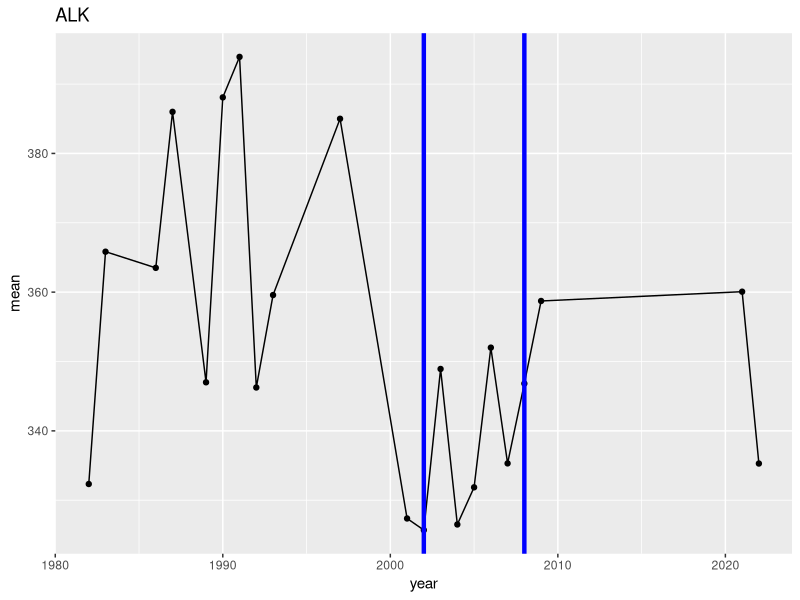
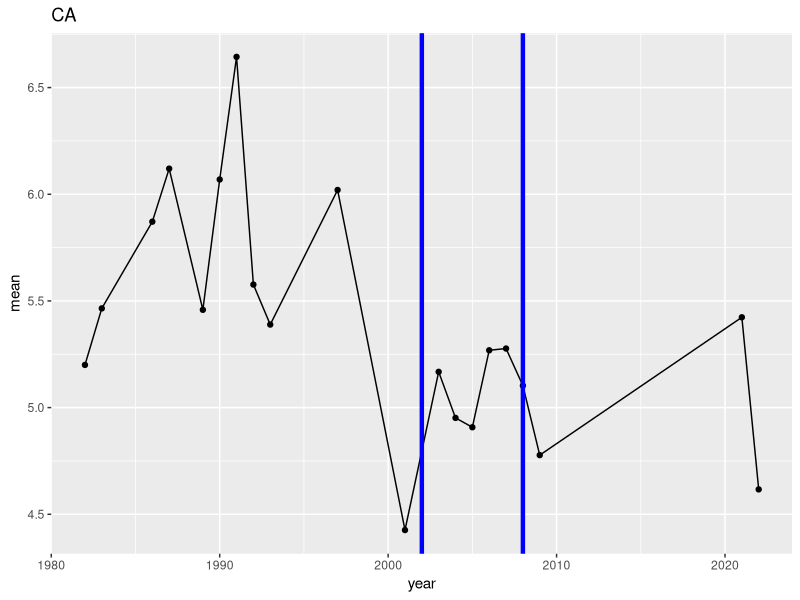
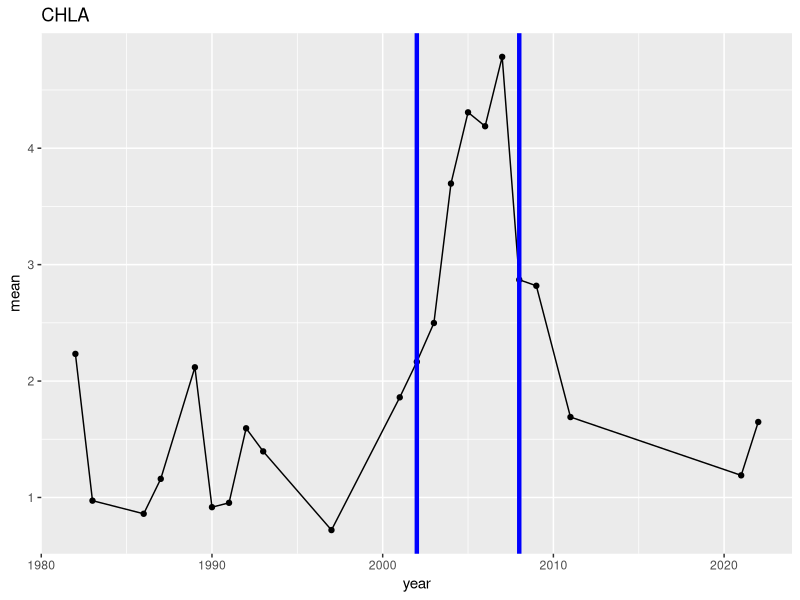
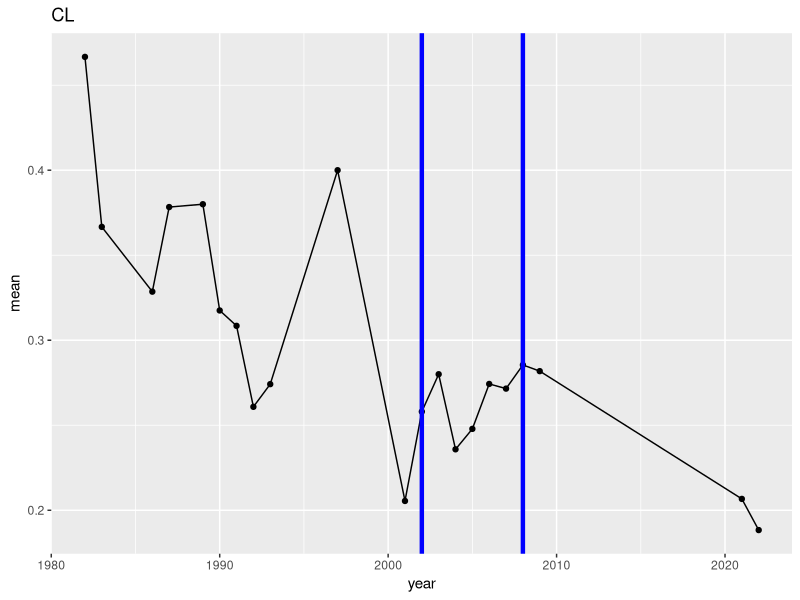
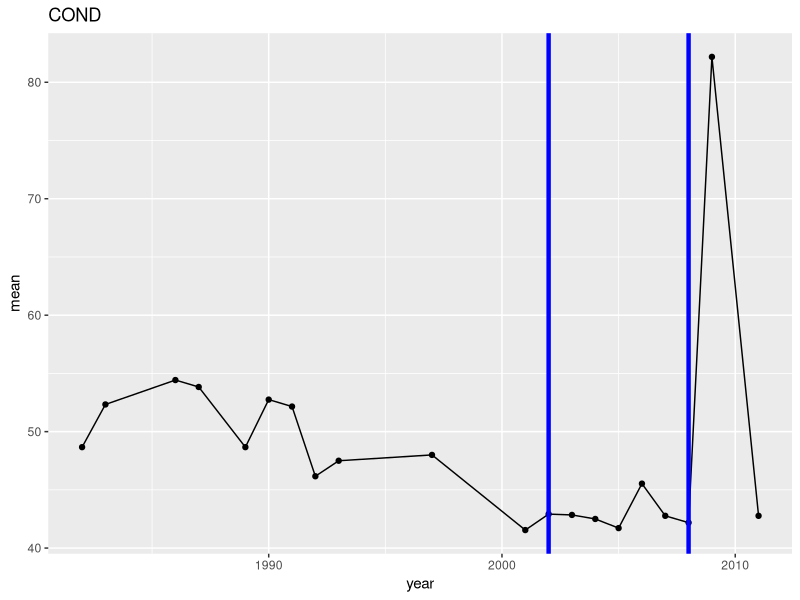
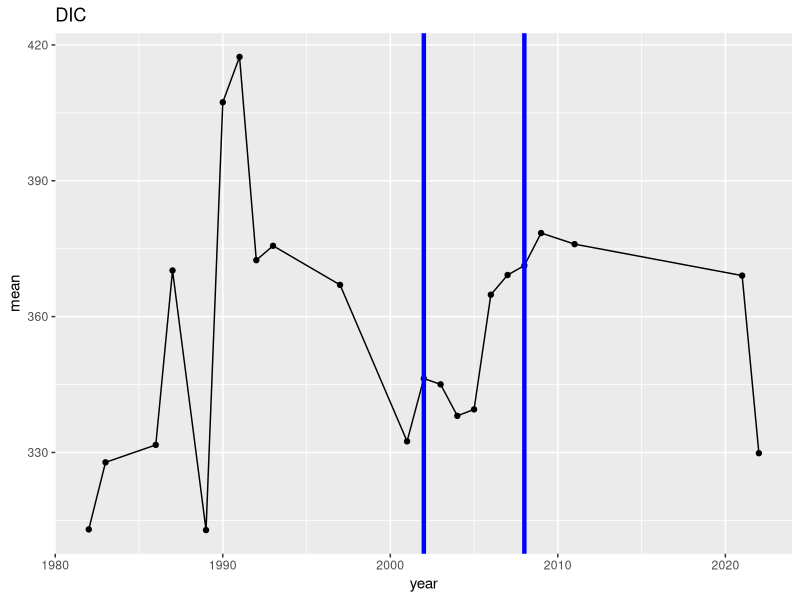
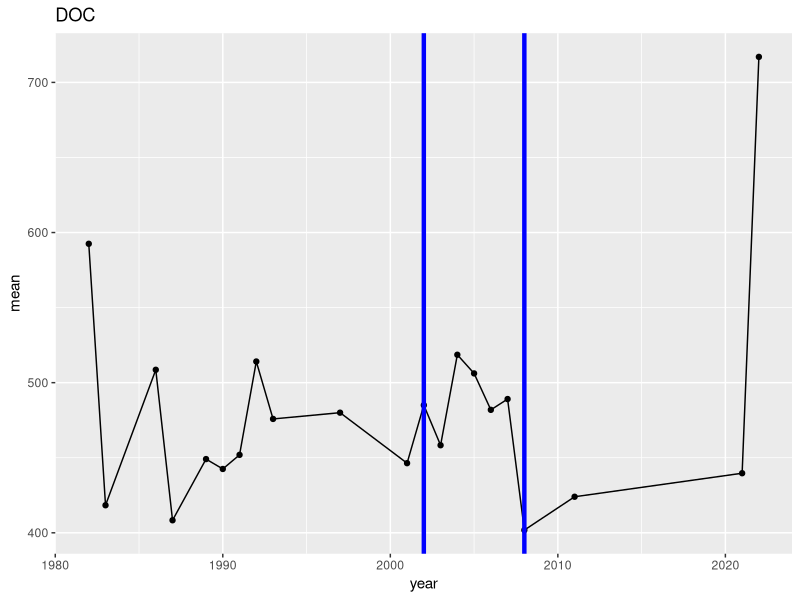
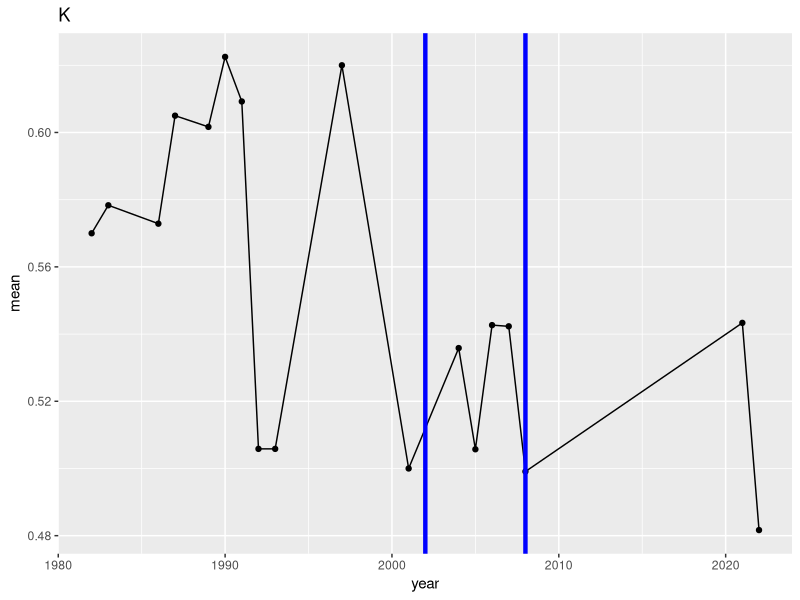

R code for these plots, in order: (Note: this script raises an error after producing the figures.)
## ---- chunk 1
lakedata=read.csv("RID_196_Chem_L375.csv")
summary(lakedata)
library(tidyverse)
View(lakedata)

# mutate a column that specifies before, during, and after aquaculture
before_data <- lakedata %>% 
  filter(year < 2003) %>% 
  mutate(Treatment = "Before")

during_data <- lakedata %>% 
  filter(year >= 2003 & year <= 2007) %>% 
  mutate(Treatment = "During")

after_data <- lakedata %>% 
  filter(year > 2007) %>% 
  mutate(Treatment = "After")

new_lakedata <- as.data.frame(rbind(before_data, during_data, after_data))
#View(new_lakedata)

# create a dataframe that has all observations before and during aquaculture
lakedata_no_recovery <- new_lakedata %>%
  filter(Treatment!="After") %>%
  filter(characteristic_name!="NA")
#View(lakedata_no_recovery)
## ---- chunk 2
generalplotfunction=function(z){
  data=new_lakedata%>%
    filter(characteristic_name==z)%>%
    group_by(year)%>%
    summarise(mean=mean(result_value))
graph=ggplot(data,aes(x=year,y=mean))+
    geom_line()+ geom_point()+geom_vline(xintercept = 2002,color = "blue", linewidth=1.5)+geom_vline(xintercept = 2008,  color = "blue", size=1.5)+labs(title=z)
return(graph)
}

## ---- chunk 3
#target <- c(unique(lakedata$characteristic_name))
#significant_variables=filter(lakedata, characteristic_name %in% target)
#average_sigvariables_by_year=significant_variables%>%
#  group_by(year,characteristic_name)%>%
 # summarise(Mean=mean(result_value))
#ggplot(average_sigvariables_by_year,aes(x=year,y=Mean))+
#  geom_line()+ geom_point()+geom_vline(xintercept = 2002,color = "blue", size=1.5)+geom_vline(xintercept = 2008,  color = "blue", size=1.5)+facet_wrap(vars(characteristic_name),scales = "free_y")

characteristic.names=c(unique(lakedata$characteristic_name))
plot_list2=list()
for( i in 1:length(characteristic.names)){
   plot.data= generalplotfunction(characteristic.names[i])
 plot_list2[[i]] <- plot.data
}
plot_list2
## ---- chunk 4
library(ggpubr)

PARTP_timeseries <- generalplotfunction("PARTP")
PARTN_timeseries <- generalplotfunction("PARTN")
TDP_timeseries <- generalplotfunction("TDP")
SO4_timeseries <- generalplotfunction("SO4")
TDN_timeseries <- generalplotfunction("TDN")
CHLA_timeseries <- generalplotfunction("CHLA")

ggarrange(PARTP_timeseries, PARTN_timeseries, TDP_timeseries,
          SO4_timeseries, TDN_timeseries, CHLA_timeseries+ rremove("x.text"), 
          ncol = 2, nrow = 3)

# confused by this part of the code (Karen)
#unneeded can delete if nwe want.
target2=unique(new_lakedata$characteristic_name)
target2.vec=as.data.frame(target2)
 class(target2)
 
for (i in target2) {
  generalplotfunction(i)
}
## ---- chunk 5
histogramfunction= function(charateristic)
{
  datafunc=new_lakedata%>%
    filter(characteristic_name==charateristic)%>%
    select(result_value)
  graph=ggplot(datafunc, aes(x = result_value)) +
    geom_histogram() +labs(title=charateristic)
  return(graph)
}

PARTP_hist <- histogramfunction("PARTP")
PARTN_hist <- histogramfunction("PARTN")
CHLA_hist <- histogramfunction("CHLA")
TDP_hist <- histogramfunction("TDP")
SO4_hist <- histogramfunction("SO4")
TDN_hist <- histogramfunction("TDN")

ggarrange(PARTP_hist, PARTN_hist, CHLA_hist, TDP_hist, SO4_hist,
          TDN_hist+ rremove("x.text"), 
          ncol = 2, nrow = 3)


# confused by this code here (Karen)
histogramfunction(target2[1])
for (i in target2) {
  histogramfunction(target2[i])
}

# creating a function that assesses the data's normality with shapiro test
normalfunction <- function(names) {
  n.data=new_lakedata %>%
    filter(characteristic_name==names) %>%
    select(result_value)
   num.data=as.numeric(n.data$result_value)
  norm.model=shapiro.test(num.data)
 return(norm.model$p.value)
}

# histograms for every variable 
characteristic.names=c(unique(new_lakedata$characteristic_name))
plot_list.norm <- list()
for( i in 1:length(characteristic.names)){
   plot.data <- histogramfunction(characteristic.names[i])
 plot_list.norm[[i]] <- plot.data
}
plot_list.norm
## ---- chunk 6
#Inital Permutation code
permutation_function <- function(){
  reshuffled <- Partpdata
  reshuffled$TreatmentNEW <- sample(reshuffled$Treatment, size = nrow(reshuffled), replace = F)
  
  before <- reshuffled %>% subset(TreatmentNEW == "Before") %>% summarise(mean = mean(result_value))
  during <- reshuffled %>% subset(TreatmentNEW == "During") %>% summarise(mean = mean(result_value))

  return(before-during)
}

gaps <- c()

for (i in 1:1000){
  gaps[i] <- permutation_function()
}

hist(unlist(gaps))
## ---- chunk 7
Chladata <- lakedata_no_recovery %>% 
  filter(characteristic_name == "CHLA")
SO4data <- lakedata_no_recovery %>%
  filter(characteristic_name == "SO4")

PARTP_lmm <- lmer(result_value~Treatment+(1|year), data= Partpdata, 
                  REML = FALSE)
TDP_lmm <- lmer(result_value~Treatment+(1|year), data= Tdpdata, 
                  REML = FALSE)
PARTN_lmm <- lmer(result_value~Treatment+(1|year), data= Partndata, 
                  REML = FALSE)
TDN_lmm <- lmer(result_value~Treatment+(1|year), data= TdNdata, 
                  REML = FALSE)
CHLA_lmm <- lmer(result_value~Treatment+(1|year), data= Chladata, 
                  REML = FALSE)
SO4_lmm <- lmer(result_value~Treatment+(1|year), data= SO4data, 
                  REML = FALSE)

# this isn't working right now
vectorofpvalues <- c()
for (i in 1:length(characteristic.names)){
  mixed_model_data <- lakedata_no_recovery %>% 
    filter(characteristic_name == characteristic.names[i]) %>% 
    select(result_value, Treatment, year)
  vectorofpvalues[i] <- summary(lmer(result_value~Treatment+(1|year), data=mixed_model_data, REML = FALSE))$coefficients[2,5]
}

#this works now, but double check implementation of year
mixedmodelfunction <- function(characteristic){
  mixed_model_data <- lakedata_no_recovery %>%
    filter(characteristic_name == characteristic) %>%
    select(result_value, Treatment, year)
 
 return(summary(lmer(result_value~Treatment+(1|year), data=mixed_model_data, REML=FALSE)))
}

mixedmodelfunction("PARTP")

# FOR PARTP (not useful, ignore)
models <- NULL

for (i in 1:length(unique(Partpdata$year))){
  data <- Partpdata %>% subset(year == i)
  models[[i]] <- cbind(
    summary(lmer(result_value~Treatment+(1|as.factor(Partpdata$year)), data = Partpdata))$coefficients[,c(1,4)],
    year = unique(Partpdata$year)[i])
}

do.call(rbind, models)

#Possible other methods
#this method returns the pvalue for a mixed model run for each characteristic except tss and na. The model takes in treatment before and after and the result value as the predictor and response variable. Year is taken as a randomn variable. We need to check exactly what the randomn variable thing means. I think we have a number of values in each year this thus treats the year a beach. Thus each year maybe independeant now. 
vectorofpvalues=c()
vectorofeffectsize=c()
characteristic.names=unique(lakedata_no_recovery$characteristic_name)
for (i in 1:(length(characteristic.names)-1)){
  mixed_model_data=lakedata_no_recovery%>%
    filter(characteristic_name==characteristic.names[i])%>%
    select(result_value,Treatment,year)
   vectorofpvalues[i]=(summary(lmer(result_value~Treatment+(1|as.factor(mixed_model_data$year)), data=mixed_model_data, REML=FALSE)))$coefficients[2,5]
 vectorofeffectsize[i]=(summary(lmer(result_value~Treatment+(1|as.factor(mixed_model_data$year)), data=mixed_model_data, REML=FALSE)))$coefficients[2,1]
}
pvalues_and_characteristic_name=data.frame(characteristic = characteristic.names[1:19], P.value = vectorofpvalues,signifcance.of.pvalue=signifcance,effect.size=vectorofeffectsize)
signifcance <- vectorofpvalues < 0.05
View(pvalues_and_characteristic_name)
## ---- chunk 8
library(tidyverse)
#Making Permutation Function
filterfunction=function(characteristic){
  data.perm=lakedata_no_recovery%>%
  filter(characteristic_name==characteristic)%>%
  select(Treatment,result_value,year)
  return(data.perm)
  }
permutation_function <- function(data12){
  reshuffled <- data12
  reshuffled$TreatmentNEW <- sample(reshuffled$Treatment, size = nrow(reshuffled), replace = F)
  model=glm(result_value~TreatmentNEW, data=reshuffled)
  summary.model=summary(model)
  return(summary.model$coefficients[2,1])
}


final.perm.function= function(characteristic){
filtered.data=filterfunction(characteristic)
estimates <- c()
for (i in 1:10000){
  estimates[i] <- permutation_function(filtered.data)
}
estimates=as.data.frame(estimates)
 data.perm=lakedata_no_recovery%>%
  filter(characteristic_name==characteristic)%>%
  select(Treatment,result_value,year)
model.new=summary(glm(result_value~Treatment, data = data.perm))
lol=model.new$coefficients[2,1]
plot_s=ggplot(estimates, aes(x=estimates)) + 
 geom_histogram( colour="black", fill="white")+ geom_vline(aes(xintercept=lol),
            color="blue", linetype="dashed", size=1)+labs(title =characteristic)
return(plot_s)
}
characteristic.names=c(unique(lakedata_no_recovery$characteristic_name))
plot_list <- list()
for( i in 1:(length(characteristic.names)-1)){
   plot.data= final.perm.function(characteristic.names[i])
 plot_list[[i]] <- plot.data
}

plot_list
## ---- chunk 9
library(tidyverse)

filterfunction <- function(characteristic){
  data.perm=lakedata_no_recovery%>%
  filter(characteristic_name==characteristic)%>%
  select(Treatment,result_value,year)
  return(data.perm)
  }
permutation_function_mean <- function(data){
  reshuffled <- data
  reshuffled$TreatmentNEW <- sample(reshuffled$Treatment, size = nrow(reshuffled), replace = T)
    
  before <- reshuffled %>% subset(TreatmentNEW == "Before") %>% summarise(mean = mean(result_value))
  during <- reshuffled %>% subset(TreatmentNEW == "During") %>% summarise(mean = mean(result_value))
  bd=during-before
  return(bd[1,1])
}


final.perm.function <- function(characteristic){
filtered.data <- filterfunction(characteristic)
estimates <- c()
for (i in 1:1000){
  estimates[i] <- permutation_function_mean(filtered.data)
}
estimates <- as.data.frame(estimates)
 data.perm=lakedata_no_recovery%>%
  filter(characteristic_name==characteristic)%>%
  select(Treatment,result_value,year)
before.1 <- data.perm %>%  subset(Treatment == "Before") %>% summarise(mean = mean(result_value))
during.1 <-data.perm %>% subset(Treatment == "During") %>% summarise(mean = mean(result_value))
lol=(during.1-before.1)
lol[1,1]
plot_s=ggplot(estimates, aes(x=estimates)) + 
 geom_histogram( colour="black", fill="white")+
  labs(title=characteristic, x= "Difference in means", y= "Count") +
  geom_vline(aes(xintercept=lol[1,1]), color="blue", linetype="dashed", size=1) +
  geom_text(aes(x=(lol[1,1]-1.5), y=90, label = "Real difference"), angle = 90)
return(plot_s)
}
#characteristic.names=c(unique(lakedata_no_recovery$characteristic_name))
#plot_list <- list()
#for( i in 1:(length(characteristic.names)-1)){
#   plot.data= final.perm.function(characteristic.names[i])
# plot_list[[i]] <- plot.data
#}

plot_list

## Plotting for the two nitrogen variables we care about
characteristic.names

PARTN_perm_hist <- final.perm.function("PARTN"); PARTN_perm_hist
TDN_perm_hist <- final.perm.function("TDN"); TDN_perm_hist


## Plotting for the two phosphorus variables we care about

PARTP_perm_hist <- final.perm.function("PARTP"); PARTP_perm_hist
TDP_perm_hist <- final.perm.function("TDP"); TDP_perm_hist

## Plotting for CHLA
CHLA_perm_hist <- final.perm.function("CHLA"); CHLA_perm_hist




## ---- chunk 10
lakedata_no_recovery %>% 
  filter(characteristic_name== "CHLA") %>%
  group_by(Treatment) %>% 
  summarize(means = mean(result_value))

## ---- chunk 11
#Having issues with this code. The things run induvidually but not in the loop as a function# Ran this code in the chunk above. Works now. 
returnpvalueforllm=function(characteristic){
  datafortest=filterfunction(characteristic)
  model.new= lmer(result_value~Treatment+(1|as.factor(datafortest$year)), data=datafortest, REML=FALSE)
  summary.model=summary(model.new)
  return(summary.model)
}

returnpvalueforllm("ALK")
pvalues=c()
for( i in 1:(length(characteristic.names)-1)){
  pvalues[i]=  returnpvalueforllm(characteristic.names[i])

}
pvalues=c()

## ---- chunk 12
library(forecast)
no_recovery_forecastfunction=function(y){
  data1=lakedata_no_recovery %>%
    filter(characteristic_name==y)%>%
    select(result_value)
  model3=auto.arima(data1) 
  summary(model3)
  forecast_data3 <- forecast(model3, 20) 
  plot=plot(forecast_data3, main = y)
  return(plot)
}


beforeforecastfunction=function(y){
  data1=lakedata%>%
    filter(characteristic_name==y)%>%
    filter(year<2003)%>%
    select(result_value)
  model3=auto.arima(data1) 
  summary(model3)
  forecast_data3 <- forecast(model3, 20) 
  plot=plot(forecast_data3, main = y)
  return(plot)
}

duringforecastfunction=function(y){
  data1=lakedata%>%
    filter(characteristic_name==y)%>%
    filter(year<2007)%>%
    select(result_value)
  model3=auto.arima(data1) 
  summary(model3)
  forecast_data3 <- forecast(model3, 20) 
  plot=plot(forecast_data3, main = y)
  return(plot)
}


aarimalist <- list()
for( i in 1:(length(characteristic.names)-1)){
   plot.data= no_recovery_forecastfunction(characteristic.names[i])
 aarimalist[[i]] <- plot.data
}



beforeariimalist=list()
for( i in 1:(length(characteristic.names)-1)){
   plot.data= beforeforecastfunction(characteristic.names[i])
 beforeariimalist[[i]] <- plot.data
}

duringariimalist=list()
for( i in 1:(length(characteristic.names)-1)){
   plot.data= beforeforecastfunction(characteristic.names[i])
 duringariimalist[[i]] <- plot.data
}
ariimalist
## ---- chunk 13
interpolationfunction=function(k){
  data3=lakedata%>%
    filter(characteristic_name== k)%>%
    group_by(year)%>%
    summarise(mean=mean(result_value))
  allyears=seq(1982,2022,1)
  dfallyears=data.frame(year=allyears)
  merged_data <- merge(dfallyears, data3, by = "year", all = TRUE)
  finaldata=merged_data%>%
    select(mean)
  na_p_data2 <- na.interp(finaldata)
  added_data_P=as.data.frame(na_p_data2)
  autoplot(na_p_data2, series="Interpolated") +
    autolayer(as.ts(finaldata), series="Original") +
    geom_point()+
    scale_colour_manual(values=c(`Interpolated`="red",`Original`="Blue"))+
    labs(title = k) +geom_vline(xintercept = c(22, 26), linetype = "dashed", color = "red")
}

library(forecast)
interplatedlist=list()
for( i in 1:(length(characteristic.names)-1)){
   plot.data= interpolationfunction(characteristic.names[i])
 interplatedlist[[i]] <- plot.data
}
interplatedlist
